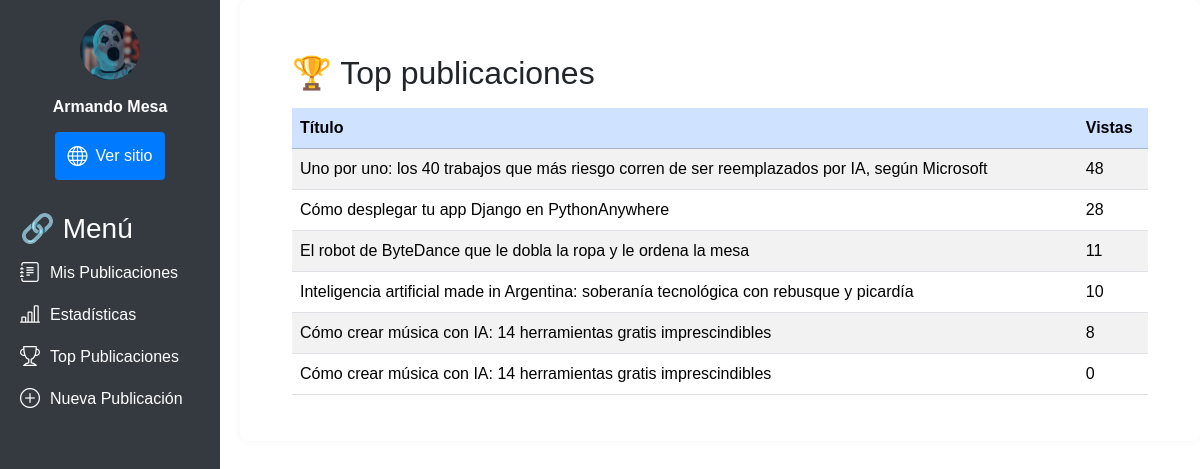
/dashboard/top/ (signed in), run on the app's committed database.
### apps/user/models.py (models this page shows, shortened)
class User(AbstractUser):
    ROLE_CHOICES = (
        ('admin', 'Administrador'),
        ('colaborador', 'Colaborador'),
        ('registrado', 'Registrado'),
    )
    role = models.CharField(max_length=15, choices=ROLE_CHOICES, default='registrado')
    avatar = models.ImageField(upload_to='avatars/', null=True, blank=True)
    class Meta:
        verbose_name_plural = "Usuarios"

### apps/posts/models.py (models this page shows, shortened)
class Post(models.Model):
    titulo = models.CharField(max_length=150, null=False)
    imagen = models.ImageField(
        null=True, blank=True, upload_to="posts", default="posts/post_default.png"
    )
    resumen = SummernoteTextField(max_length=1000, null=False, blank=True)
    contenido = SummernoteTextField(
        null=False, verbose_name="Escriba aquí el contenido"
    )
    fecha = models.DateTimeField(auto_now_add=True)
    activo = models.BooleanField(default=True)
    categoria = models.ForeignKey(
        Categoria, on_delete=models.SET_NULL, null=True, blank=True
    )
    publicado = models.DateField(default=timezone.now)
    autor = models.ForeignKey(
        settings.AUTH_USER_MODEL, on_delete=models.CASCADE, null=True, blank=True
    )
    vistas = models.PositiveIntegerField(default=0)
    class Meta:
        ordering = ("-publicado",)

### apps/dashboard/views.py (the view)
# urls.py: path('top/', top_view, name='dashboard_top'),
@login_required
def top_view(request):
    posts = Post.objects.filter(autor=request.user).order_by("-vistas")[:10]
    return render(request, "dashboard_top.html", {"top_posts": posts})

### apps/core/utils/access.py (called while the page is built)
def has_dashboard_access(user):
    if not user.is_authenticated:
        return False
    rol = getattr(user, "role", "")
    return rol in ["colaborador", "administrador"] or user.is_staff or user.is_superuser

### apps/dashboard/templates/dashboard_top.html (shortened to what this page needs)
{% extends 'dashboard_base.html' %}
{% block main_content %}
  <div class="container mt-4">
    <div class="d-flex justify-content-between align-items-center mb-3">
      <h2 class="mb-0">🏆 Top publicaciones</h2>
    </div>
    <div class="table-responsive">
      <table class="table table-striped align-middle">
        <thead class="table-primary">
          <tr>
            <th>Título</th>
            <th>Vistas</th>
          </tr>
        </thead>
        <tbody>
          {% for post in top_posts %}
            <tr>
              <td>{{ post.titulo }}</td>
              <td>{{ post.vistas }}</td>
            </tr>
          {% empty %}
            <tr>
              <td colspan="2" class="text-center text-muted">No hay publicaciones para mostrar.</td>
            </tr>
          {% endfor %}
        </tbody>
      </table>
    </div>
  </div>
{% endblock %}

### apps/dashboard/templates/dashboard_sidebar.html
{% load static %}
<div class="sidebar">
  <div class="user-info" style="margin-bottom: 20px;">
    {% if user.avatar %}
      <img src="{{ user.avatar.url }}" style="width: 60px; height: 60px; border-radius: 50%;" />
    {% else %}
      <img src="{% static 'images/default_avatar.png' %}" alt="Avatar por defecto" style="width: 60px; height: 60px; border-radius: 50%;" />
    {% endif %}
    <p>{{ user.get_full_name }}</p>
    <a href="/" class="btn" title="Ver sitio">
      <i class="bi bi-globe"></i>
      <span>Ver sitio</span>
    </a>
  </div>
  <div>
    <h3>🔗 Menú</h3>
    <a href="{% url 'dashboard:dashboard_publicaciones' %}" title="Mis Publicaciones">
      <i class="bi bi-journal-text"></i>
      <span>Mis Publicaciones</span>
    </a>
    <a href="{% url 'dashboard:dashboard_estadisticas' %}" title="Estadísticas">
      <i class="bi bi-bar-chart-line"></i>
      <span>Estadísticas</span>
    </a>
    <a href="{% url 'dashboard:dashboard_top' %}" title="Top Publicaciones">
      <i class="bi bi-trophy"></i>
      <span>Top Publicaciones</span>
    </a>
    <a href="{% url 'create_post' %}" class="load-view" title="Nueva Publicación">
      <i class="bi bi-plus-circle"></i>
      <span>Nueva Publicación</span>
    </a>
  </div>
</div>

### apps/dashboard/static/css/dashboard_style.css (style rules this page uses)
body { margin: 0; font-family: Arial, sans-serif; }
.sidebar { width: 220px; background-color: #343a40; color: #fff; height: 100vh; padding: 20px; position: fixed; transition: width 0.3s ease; }
.user-info { display: flex; flex-direction: column; align-items: center; text-align: center; margin-bottom: 20px; }
.user-info img { width: 60px; height: 60px; border-radius: 50%; object-fit: cover; margin-bottom: 10px; }
.user-info p { margin: 5px 0; font-weight: bold; }
.user-info .btn { display: flex; align-items: center; justify-content: center; padding: 8px 12px; background-color: #007bff; color: white; text-decoration: none; border-radius: 4px; margin-top: 8px; font-size: 16px; }
.user-info .btn i { font-size: 20px; margin-right: 8px; }
.user-info .btn span { flex: 1; }
.sidebar h3 { margin-top: 20px; }
.sidebar a { color: #fff; text-decoration: none; display: flex; align-items: center; margin: 12px 0; font-size: 16px; }
.sidebar a i { font-size: 20px; margin-right: 10px; }
.sidebar a span { flex: 1; }

### apps/dashboard/templates/dashboard_top.html (style rules this page uses)
.table-striped tbody tr:nth-of-type(odd) { background-color: #e9ecef; }
.table-striped tbody tr:nth-of-type(even) { background-color: #dee2e6; }

### data on the page
User: avatar (picture), get_full_name "Armando Mesa"
Post: titulo "Uno por uno: los 40 trabajos que más riesgo corren de ser reemplazados por IA, según Microsoft", vistas "48"
Post: titulo "Cómo desplegar tu app Django en PythonAnywhere", vistas "28"
Post: titulo "El robot de ByteDance que le dobla la ropa y le ordena la mesa", vistas "11"
Post: titulo "Inteligencia artificial made in Argentina: soberanía tecnológica con rebusque y picardía", vistas "10"
Post: titulo "Cómo crear música con IA: 14 herramientas gratis imprescindibles", vistas "8"
Post: titulo "Cómo crear música con IA: 14 herramientas gratis imprescindibles", vistas "0"
